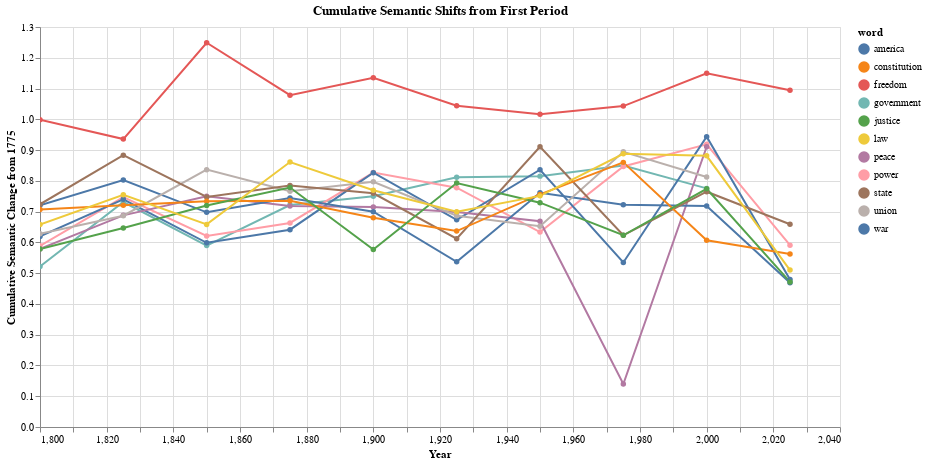

Notebook cell for this chart:
### Code cell
shift_data = []
# Use first period as reference
base_period = periods[0]
base_model = models[base_period]

for current_period in periods[1:]:
    current_model = models[current_period]
    aligner = ProcustesAligner()
    metrics = aligner.fit(
        base_model['embeddings'],
        current_model['embeddings'],
        base_model['vocabulary'],
        current_model['vocabulary']
    )

    for word in target_words:
        sim = aligner.get_word_similarity(word, base_model['embeddings'], current_model['embeddings'])
        if sim is not None:
            shift_data.append({
                'period': current_period,
                'word': word,
                'cumulative_shift': 1 - sim
            })

df_cumulative = pd.DataFrame(shift_data)
df_cumulative['year'] = df_cumulative['period'].apply(lambda x: int(x.split('-')[0]))

cumulative_timeline = alt.Chart(df_cumulative).mark_line(point=True).encode(
    x=alt.X('year:Q', title='Year'),
    y=alt.Y('cumulative_shift:Q', title='Cumulative Semantic Change from 1775'),
    color='word:N',
    tooltip=['word', 'year', 'cumulative_shift']
).properties(
    width=800,
    height=400,
    title='Cumulative Semantic Shifts from First Period'
).interactive()

cumulative_timeline

### Figure 1 — Vega-Lite specification as saved in the notebook (floating-point values rounded to 4 significant figures)
{"config": {"view": {"continuousWidth": 300, "continuousHeight": 300}}, "data": {"name": "data-11876330c9730a0098ff77729056cb18"}, "mark": {"type": "line", "point": true}, "encoding": {"color": {"field": "word", "type": "nominal"}, "tooltip": [{"field": "word", "type": "nominal"}, {"field": "year", "type": "quantitative"}, {"field": "cumulative_shift", "type": "quantitative"}], "x": {"field": "year", "title": "Year", "type": "quantitative"}, "y": {"field": "cumulative_shift", "title": "Cumulative Semantic Change from 1775", "type": "quantitative"}}, "height": 400, "params": [{"name": "param_8", "select": {"type": "interval", "encodings": ["x", "y"]}, "bind": "scales"}], "title": "Cumulative Semantic Shifts from First Period", "width": 800, "$schema": "https://vega.github.io/schema/vega-lite/v5.20.1.json", "datasets": {"data-11876330c9730a0098ff77729056cb18": [{"period": "1800-1824", "word": "freedom", "cumulative_shift": 0.9983, "year": 1800}, {"period": "1800-1824", "word": "government", "cumulative_shift": 0.5216, "year": 1800}, {"period": "1800-1824", "word": "power", "cumulative_shift": 0.5888, "year": 1800}, {"period": "1800-1824", "word": "war", "cumulative_shift": 0.6193, "year": 1800}, {"period": "1800-1824", "word": "peace", "cumulative_shift": 0.5788, "year": 1800}, {"period": "1800-1824", "word": "america", "cumulative_shift": 0.7207, "year": 1800}, {"period": "1800-1824", "word": "union", "cumulative_shift": 0.6279, "year": 1800}, {"period": "1800-1824", "word": "state", "cumulative_shift": 0.7239, "year": 1800}, {"period": "1800-1824", "word": "constitution", "cumulative_shift": 0.7065, "year": 1800}, {"period": "1800-1824", "word": "justice", "cumulative_shift": 0.5783, "year": 1800}, {"period": "1800-1824", "word": "law", "cumulative_shift": 0.6582, "year": 1800}, {"period": "1825-1849", "word": "freedom", "cumulative_shift": 0.9359, "year": 1825}, {"period": "1825-1849", "word": "government", "cumulative_shift": 0.7312, "year": 1825}, {"period": "1825-1849", "word": "power", "cumulative_shift": 0.7472, "year": 1825}, {"period": "1825-1849", "word": "war", "cumulative_shift": 0.7398, "year": 1825}, {"period": "1825-1849", "word": "peace", "cumulative_shift": 0.6878, "year": 1825}, {"period": "1825-1849", "word": "america", "cumulative_shift": 0.8029, "year": 1825}, {"period": "1825-1849", "word": "union", "cumulative_shift": 0.6866, "year": 1825}, {"period": "1825-1849", "word": "state", "cumulative_shift": 0.8834, "year": 1825}, {"period": "1825-1849", "word": "constitution", "cumulative_shift": 0.7207, "year": 1825}, {"period": "1825-1849", "word": "justice", "cumulative_shift": 0.6465, "year": 1825}, {"period": "1825-1849", "word": "law", "cumulative_shift": 0.7548, "year": 1825}, {"period": "1850-1874", "word": "freedom", "cumulative_shift": 1.249, "year": 1850}, {"period": "1850-1874", "word": "government", "cumulative_shift": 0.5898, "year": 1850}, {"period": "1850-1874", "word": "power", "cumulative_shift": 0.6207, "year": 1850}, {"period": "1850-1874", "word": "war", "cumulative_shift": 0.5986, "year": 1850}, {"period": "1850-1874", "word": "peace", "cumulative_shift": 0.7499, "year": 1850}, {"period": "1850-1874", "word": "america", "cumulative_shift": 0.6977, "year": 1850}, {"period": "1850-1874", "word": "union", "cumulative_shift": 0.8364, "year": 1850}, {"period": "1850-1874", "word": "state", "cumulative_shift": 0.7475, "year": 1850}, {"period": "1850-1874", "word": "constitution", "cumulative_shift": 0.734, "year": 1850}, {"period": "1850-1874", "word": "justice", "cumulative_shift": 0.7198, "year": 1850}, {"period": "1850-1874", "word": "law", "cumulative_shift": 0.6585, "year": 1850}, {"period": "1875-1899", "word": "freedom", "cumulative_shift": 1.079, "year": 1875}, {"period": "1875-1899", "word": "government", "cumulative_shift": 0.7215, "year": 1875}, {"period": "1875-1899", "word": "power", "cumulative_shift": 0.6632, "year": 1875}, {"period": "1875-1899", "word": "war", "cumulative_shift": 0.6413, "year": 1875}, {"period": "1875-1899", "word": "peace", "cumulative_shift": 0.7183, "year": 1875}, {"period": "1875-1899", "word": "america", "cumulative_shift": 0.7442, "year": 1875}, {"period": "1875-1899", "word": "union", "cumulative_shift": 0.766, "year": 1875}, {"period": "1875-1899", "word": "state", "cumulative_shift": 0.7849, "year": 1875}, {"period": "1875-1899", "word": "constitution", "cumulative_shift": 0.735, "year": 1875}, {"period": "1875-1899", "word": "justice", "cumulative_shift": 0.7783, "year": 1875}, {"period": "1875-1899", "word": "law", "cumulative_shift": 0.8611, "year": 1875}, {"period": "1900-1924", "word": "freedom", "cumulative_shift": 1.135, "year": 1900}, {"period": "1900-1924", "word": "government", "cumulative_shift": 0.7498, "year": 1900}, {"period": "1900-1924", "word": "power", "cumulative_shift": 0.827, "year": 1900}, {"period": "1900-1924", "word": "war", "cumulative_shift": 0.8267, "year": 1900}, {"period": "1900-1924", "word": "peace", "cumulative_shift": 0.7152, "year": 1900}, {"period": "1900-1924", "word": "america", "cumulative_shift": 0.6998, "year": 1900}, {"period": "1900-1924", "word": "union", "cumulative_shift": 0.7969, "year": 1900}, {"period": "1900-1924", "word": "state", "cumulative_shift": 0.7596, "year": 1900}, {"period": "1900-1924", "word": "constitution", "cumulative_shift": 0.6804, "year": 1900}, {"period": "1900-1924", "word": "justice", "cumulative_shift": 0.5769, "year": 1900}, {"period": "1900-1924", "word": "law", "cumulative_shift": 0.7695, "year": 1900}, {"period": "1925-1949", "word": "freedom", "cumulative_shift": 1.044, "year": 1925}, {"period": "1925-1949", "word": "government", "cumulative_shift": 0.8115, "year": 1925}, {"period": "1925-1949", "word": "power", "cumulative_shift": 0.7777, "year": 1925}, {"period": "1925-1949", "word": "war", "cumulative_shift": 0.6732, "year": 1925}, {"period": "1925-1949", "word": "peace", "cumulative_shift": 0.6984, "year": 1925}, {"period": "1925-1949", "word": "america", "cumulative_shift": 0.5368, "year": 1925}, {"period": "1925-1949", "word": "union", "cumulative_shift": 0.6869, "year": 1925}, {"period": "1925-1949", "word": "state", "cumulative_shift": 0.6122, "year": 1925}, {"period": "1925-1949", "word": "constitution", "cumulative_shift": 0.6367, "year": 1925}, {"period": "1925-1949", "word": "justice", "cumulative_shift": 0.7927, "year": 1925}, {"period": "1925-1949", "word": "law", "cumulative_shift": 0.6999, "year": 1925}, {"period": "1950-1974", "word": "freedom", "cumulative_shift": 1.016, "year": 1950}, {"period": "1950-1974", "word": "government", "cumulative_shift": 0.8153, "year": 1950}, {"period": "1950-1974", "word": "power", "cumulative_shift": 0.6336, "year": 1950}, {"period": "1950-1974", "word": "war", "cumulative_shift": 0.8361, "year": 1950}, {"period": "1950-1974", "word": "peace", "cumulative_shift": 0.6688, "year": 1950}, {"period": "1950-1974", "word": "america", "cumulative_shift": 0.7613, "year": 1950}, {"period": "1950-1974", "word": "union", "cumulative_shift": 0.6523, "year": 1950}, {"period": "1950-1974", "word": "state", "cumulative_shift": 0.9108, "year": 1950}, {"period": "1950-1974", "word": "constitution", "cumulative_shift": 0.7558, "year": 1950}, {"period": "1950-1974", "word": "justice", "cumulative_shift": 0.7291, "year": 1950}, {"period": "1950-1974", "word": "law", "cumulative_shift": 0.7512, "year": 1950}, {"period": "1975-1999", "word": "freedom", "cumulative_shift": 1.043, "year": 1975}, {"period": "1975-1999", "word": "government", "cumulative_shift": 0.8498, "year": 1975}, {"period": "1975-1999", "word": "power", "cumulative_shift": 0.8468, "year": 1975}, {"period": "1975-1999", "word": "war", "cumulative_shift": 0.5347, "year": 1975}, {"period": "1975-1999", "word": "peace", "cumulative_shift": 0.1398, "year": 1975}, {"period": "1975-1999", "word": "america", "cumulative_shift": 0.7223, "year": 1975}, {"period": "1975-1999", "word": "union", "cumulative_shift": 0.8942, "year": 1975}, {"period": "1975-1999", "word": "state", "cumulative_shift": 0.623, "year": 1975}, {"period": "1975-1999", "word": "constitution", "cumulative_shift": 0.8601, "year": 1975}, {"period": "1975-1999", "word": "justice", "cumulative_shift": 0.6232, "year": 1975}, {"period": "1975-1999", "word": "law", "cumulative_shift": 0.8878, "year": 1975}, {"period": "2000-2024", "word": "freedom", "cumulative_shift": 1.149, "year": 2000}, {"period": "2000-2024", "word": "government", "cumulative_shift": 0.7755, "year": 2000}, {"period": "2000-2024", "word": "power", "cumulative_shift": 0.9188, "year": 2000}, {"period": "2000-2024", "word": "war", "cumulative_shift": 0.9437, "year": 2000}, {"period": "2000-2024", "word": "peace", "cumulative_shift": 0.9109, "year": 2000}, {"period": "2000-2024", "word": "america", "cumulative_shift": 0.718, "year": 2000}, {"period": "2000-2024", "word": "union", "cumulative_shift": 0.8125, "year": 2000}, {"period": "2000-2024", "word": "state", "cumulative_shift": 0.7647, "year": 2000}, {"period": "2000-2024", "word": "constitution", "cumulative_shift": 0.6071, "year": 2000}, {"period": "2000-2024", "word": "justice", "cumulative_shift": 0.7742, "year": 2000}, {"period": "2000-2024", "word": "law", "cumulative_shift": 0.8813, "year": 2000}, {"period": "2025-2049", "word": "freedom", "cumulative_shift": 1.094, "year": 2025}, {"period": "2025-2049", "word": "power", "cumulative_shift": 0.5909, "year": 2025}, {"period": "2025-2049", "word": "war", "cumulative_shift": 0.4797, "year": 2025}, {"period": "2025-2049", "word": "america", "cumulative_shift": 0.469, "year": 2025}, {"period": "2025-2049", "word": "state", "cumulative_shift": 0.6591, "year": 2025}, {"period": "2025-2049", "word": "constitution", "cumulative_shift": 0.5623, "year": 2025}, {"period": "2025-2049", "word": "justice", "cumulative_shift": 0.4715, "year": 2025}, {"period": "2025-2049", "word": "law", "cumulative_shift": 0.51, "year": 2025}]}}
